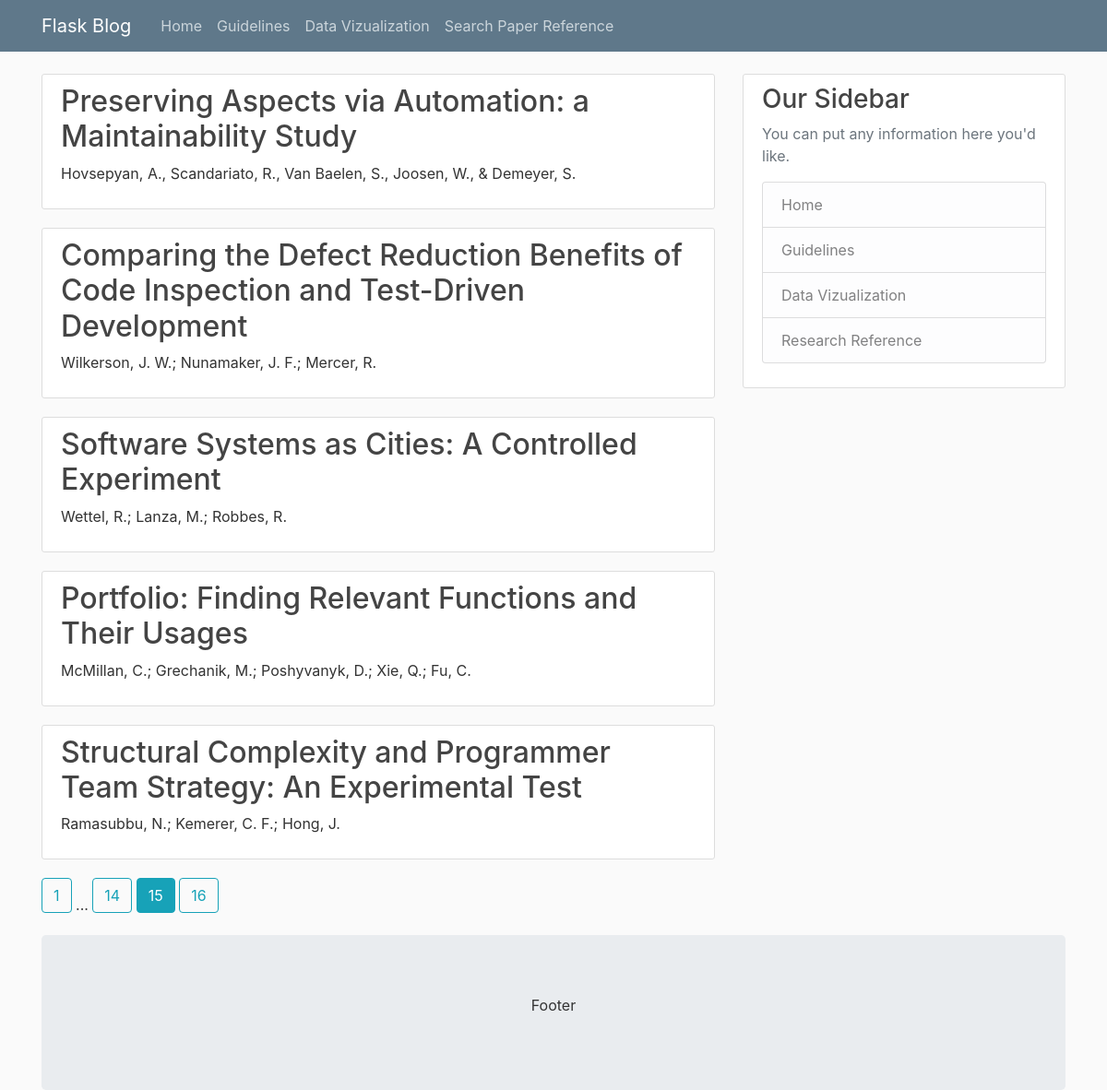
Screenshot of /search?page=15 with the database file from the repository.
### flaskblog/models.py (models this page shows)
class Publication(db.Model):
    pub_id = db.Column(db.Integer, primary_key=True)
    title = db.Column(db.String(200), nullable=False)
    year = db.Column(db.Integer, nullable=False)
    venue = db.Column(db.String(20), nullable=False)
    authors = db.Column(db.String(200), nullable=False)
    experiments = db.relationship("Experiment", backref="exp_pub", lazy=True)

### flaskblog/finder/routes.py (the view)
@finder.route("/search")
def search():
    page = request.args.get('page', 1, type=int)
    pubs = Publication.query.order_by(
        Publication.year.desc()).paginate(page=page, per_page=5)
    return render_template('research.html', pubs=pubs)

### flaskblog/templates/research.html
{% extends "layout.html" %}
{% block content %}
    {% for post in pubs.items %}
        <article class="media content-section">
          <div class="media-body">
            <h2><a class="article-title" href="{{ url_for('finder.details', pub_id=post.pub_id) }}">{{ post.title }}</a></h2>
            <p class="article-content">{{ post.authors }}</p>
          </div>
        </article>
    {% endfor %}
    {% for page_num in pubs.iter_pages(left_edge=1, right_edge=1, left_current=1, right_current=2) %}
      {% if page_num %}
        {% if pubs.page == page_num %}
          <a class="btn btn-info mb-4" href="{{ url_for('finder.search', page=page_num) }}">{{ page_num }}</a>
        {% else %}
          <a class="btn btn-outline-info mb-4" href="{{ url_for('finder.search', page=page_num) }}">{{ page_num }}</a>
        {% endif %}
      {% else %}
        ...
      {% endif %}
    {% endfor %}
{% endblock content %}

### flaskblog/static/main.css (style rules this page uses)
body { background: #fafafa; color: #333333; margin-top: 5rem; }
h1, h2, h3, h4, h5, h6 { color: #444444; }
.content-section { background: #ffffff; padding: 10px 20px; border: 1px solid #dddddd; border-radius: 3px; margin-bottom: 20px; }
.article-title { color: #444444; }
.article-content { white-space: pre-line; }

### rows the page displays
Publication: title "Preserving Aspects via Automation: a Maintainability Study", authors "Hovsepyan, A., Scandariato, R., Van Baelen, S., Joosen, W., & Demeyer, S."
Publication: title "Comparing the Defect Reduction Benefits of Code Inspection and Test-Driven Development", authors "Wilkerson, J. W.; Nunamaker, J. F.; Mercer, R."
Publication: title "Software Systems as Cities: A Controlled Experiment", authors "Wettel, R.; Lanza, M.; Robbes, R."
Publication: title "Portfolio: Finding Relevant Functions and Their Usages", authors "McMillan, C.; Grechanik, M.; Poshyvanyk, D.; Xie, Q.; Fu, C."
Publication: title "Structural Complexity and Programmer Team Strategy: An Experimental Test", authors "Ramasubbu, N.; Kemerer, C. F.; Hong, J."

### other values shown
{{ page_num }} "1" "14" "16"
{{ page_num }} "15"
